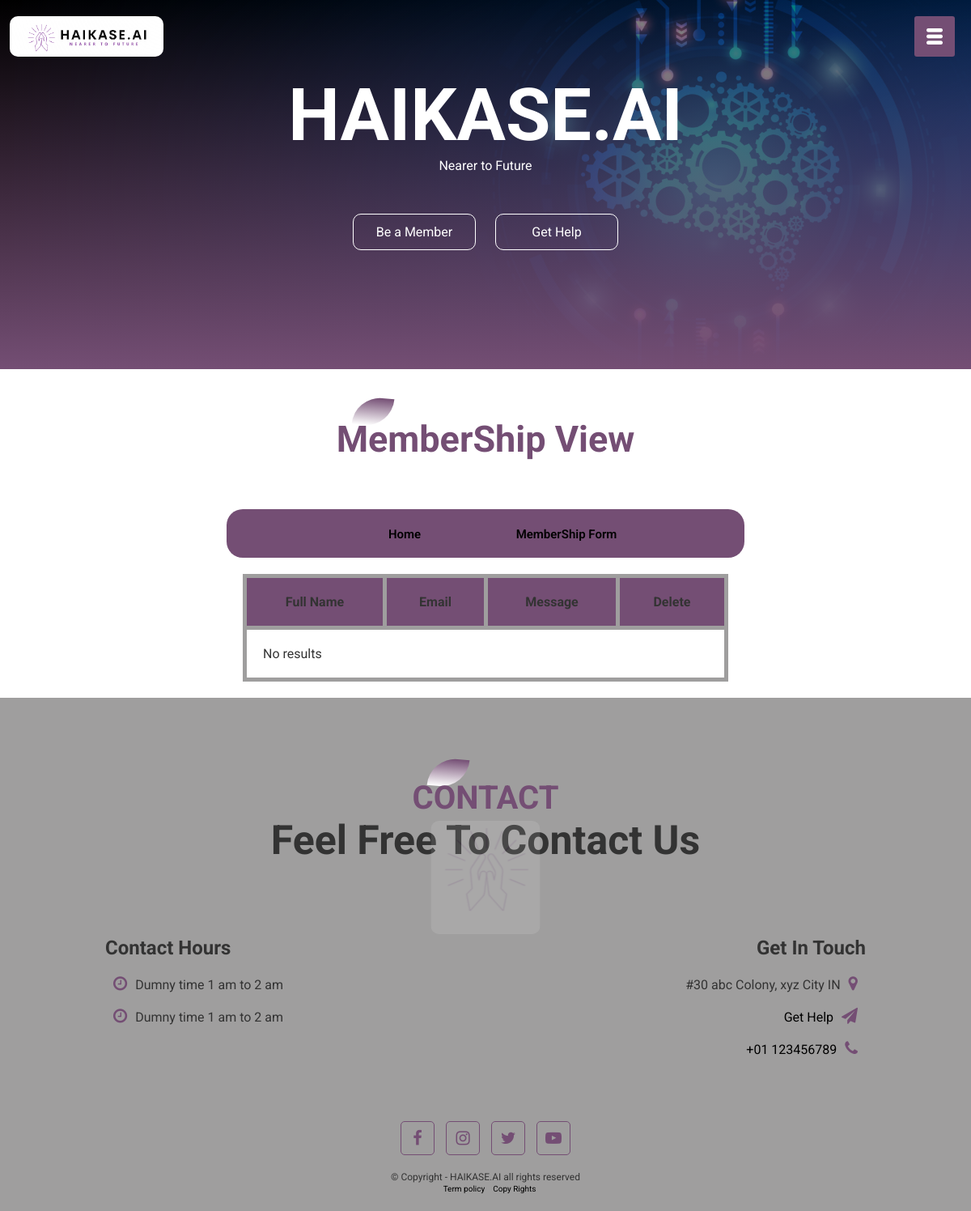
The page /gethelp_view.php on the database as committed earlier.
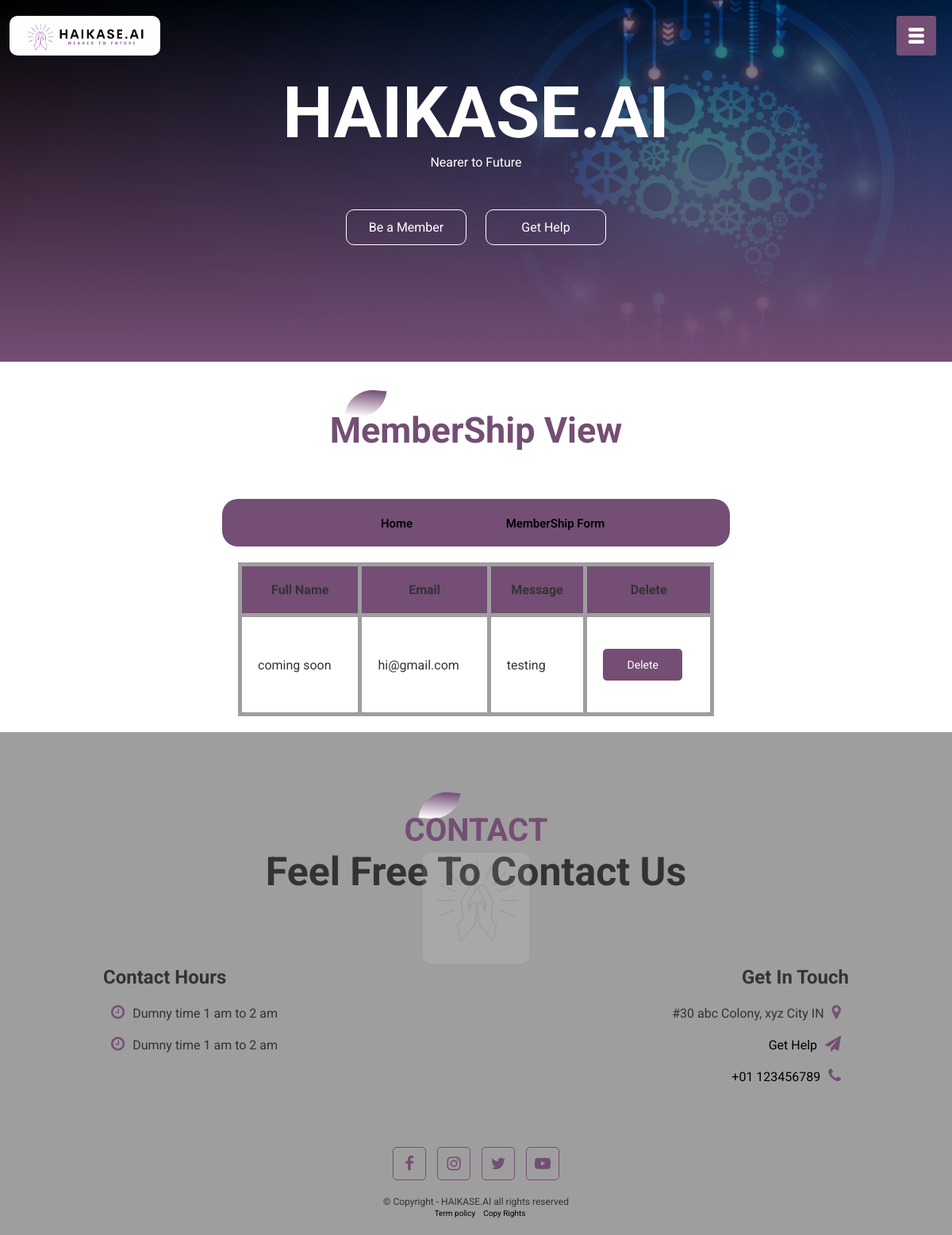
The same page on the database as committed later.
### tables this page shows
CREATE TABLE `gethelp` (
  `id` int(11) NOT NULL,
  `full_name` varchar(255) NOT NULL,
  `email` varchar(255) NOT NULL,
  `message` text DEFAULT NULL
);

### gethelp_view.php (the view, shortened to what this page needs)
<?php
include("includes/header.php");
echo '<div class="about-text">
        <p>MemberShip View</p>
        </div>';
?>
<section class="page_nav">
    <div class="container">
        <div class="row">
            <div class="col-md-12">
                <ul>
                    <li>
                        <a href="content_view.php">Home</a>
                    </li>
                    <li>
                        <a href="feedback_view.php">MemberShip Form</a>
                    </li>
                </ul>
            </div>
        </div>
    </div>
</section>
<table class="form_view">
    <tr>
        <th>Full Name</th>
        <th>Email</th>
        <th>Message</th>
        <th>Delete</th>
    </tr>
    <?php
    $result = $conn->query("SELECT * FROM gethelp");
    if ($result->num_rows > 0) {
        while ($row = $result->fetch_assoc()) {
            echo "<tr>";
            echo "<td>" . $row['full_name'] . "</td>";
            echo "<td>" . $row['email'] . "</td>";
            echo "<td>" . $row['message'] . "</td>";
            echo "<td><form method='post' action=''>
        <input type='hidden' name='record_id' value='" . $row['id'] . "'>
        <input type='submit' class='loginbtn' value='Delete'></form></td>";
            echo "</tr>";
        }
    } else {
        echo "<tr><td colspan='10'>No results</td></tr>";
    }
    ?>
</table>
<?php
include("includes/footer.php");
?>

Rows that differ between the two databases and show on the page:
added gethelp: full_name "coming soon", email "hi@gmail.com", message "testing"
Other text that changed with them:
text no longer shown: "No results"
